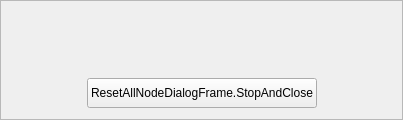
<?xml version="1.0" encoding="UTF-8"?>
<ui version="4.0">
 <class>ResetAllNodeDialogFrame</class>
 <widget class="QFrame" name="ResetAllNodeDialogFrame">
  <property name="geometry">
   <rect>
    <x>0</x>
    <y>0</y>
    <width>403</width>
    <height>120</height>
   </rect>
  </property>
  <property name="windowTitle">
   <string>Frame</string>
  </property>
  <property name="frameShape">
   <enum>QFrame::StyledPanel</enum>
  </property>
  <property name="frameShadow">
   <enum>QFrame::Raised</enum>
  </property>
  <layout class="QVBoxLayout" name="verticalLayout">
   <item>
    <widget class="QLabel" name="labelDialogProgress">
     <property name="text">
      <string/>
     </property>
     <property name="alignment">
      <set>Qt::AlignCenter</set>
     </property>
    </widget>
   </item>
   <item>
    <layout class="QHBoxLayout" name="horizontalLayout">
     <item>
      <spacer name="horizontalSpacer">
       <property name="orientation">
        <enum>Qt::Horizontal</enum>
       </property>
       <property name="sizeHint" stdset="0">
        <size>
         <width>40</width>
         <height>20</height>
        </size>
       </property>
      </spacer>
     </item>
     <item>
      <widget class="QPushButton" name="buttonDialogBottomClose">
       <property name="minimumSize">
        <size>
         <width>140</width>
         <height>30</height>
        </size>
       </property>
       <property name="maximumSize">
        <size>
         <width>16777215</width>
         <height>30</height>
        </size>
       </property>
       <property name="text">
        <string>ResetAllNodeDialogFrame.StopAndClose</string>
       </property>
      </widget>
     </item>
     <item>
      <spacer name="horizontalSpacer_2">
       <property name="orientation">
        <enum>Qt::Horizontal</enum>
       </property>
       <property name="sizeHint" stdset="0">
        <size>
         <width>40</width>
         <height>20</height>
        </size>
       </property>
      </spacer>
     </item>
    </layout>
   </item>
  </layout>
 </widget>
 <resources/>
 <connections/>
</ui>
